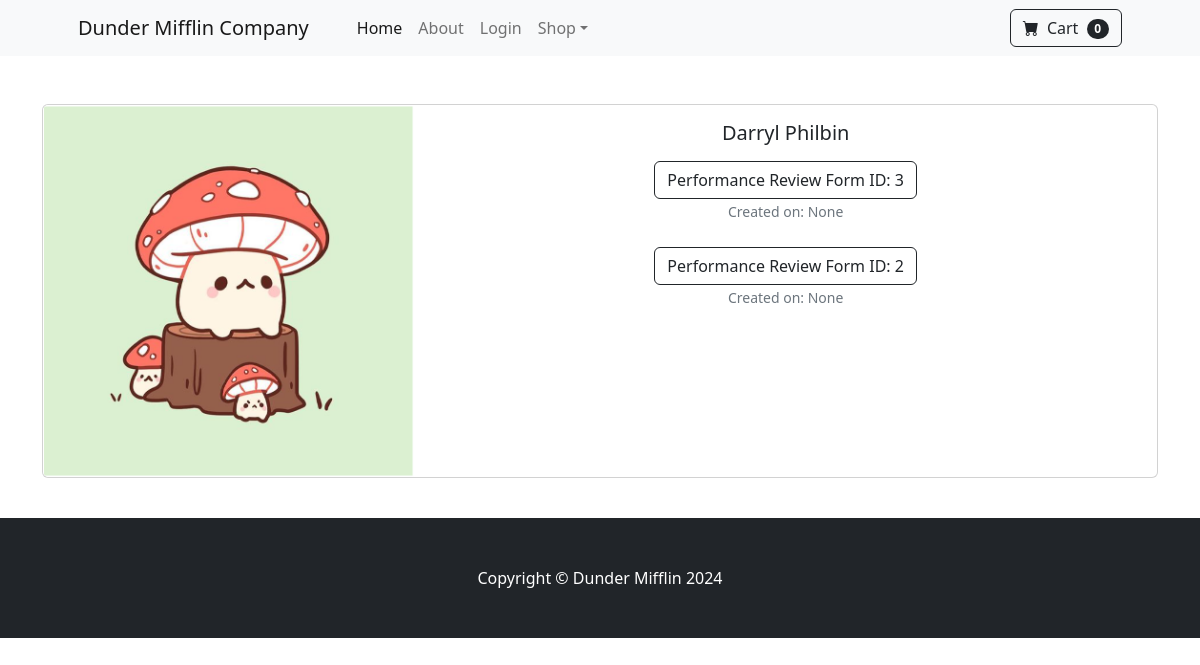
The app's page /employee/DM002, older data.
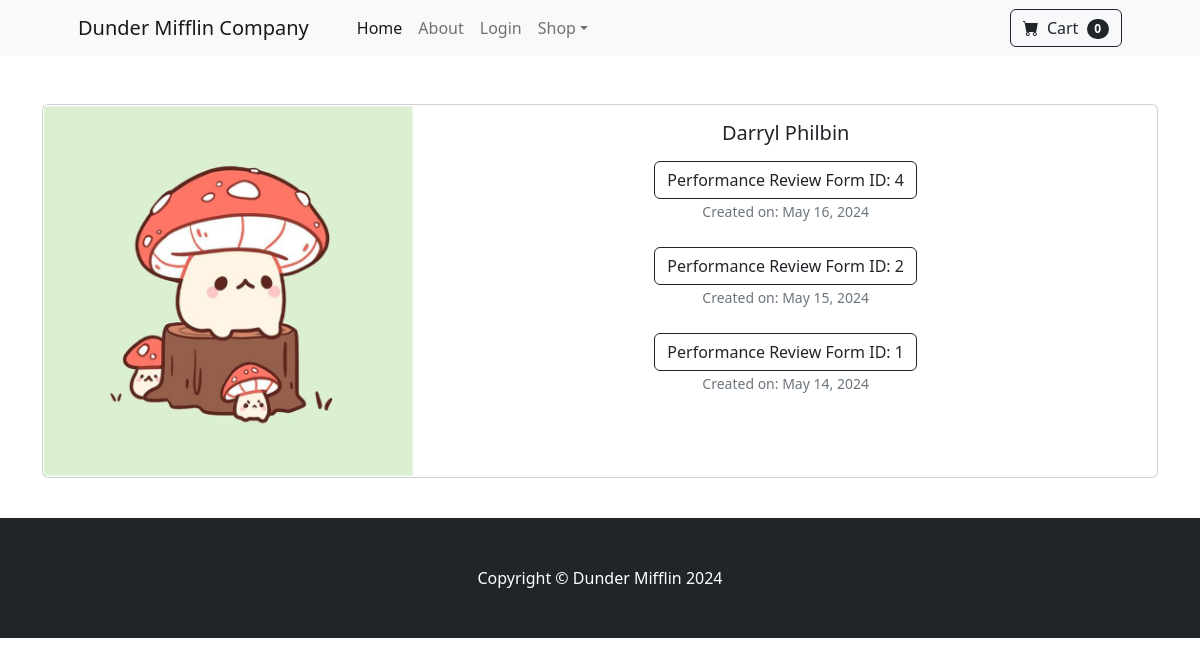
The same page, newer data.
### performancereview/models.py (models this page shows, shortened)
class Employee(models.Model):
	first_name = models.CharField(max_length=50)
	last_name = models.CharField(max_length=50)
	employeeID = models.CharField(max_length=30, primary_key=True)
	address = models.CharField(max_length=100, blank=True)
	phone = models.CharField(max_length=10, blank=True)
	email = models.EmailField(max_length=100)
	position = models.CharField(max_length=50)
	image = models.ImageField(upload_to='uploads/employee/', default='')
	password = models.CharField(max_length=100, blank=True, null=True)
	hireDate = models.CharField(max_length=50, blank=True, null=True)

class PerformanceReview(models.Model):
    EXCELLENT = '5-Excellent'
    EXCEEDS_EXPECTATIONS = '4-Exceeds Expectations'
    MEETS_EXPECTATIONS = '3-Meets Expectations'
    NEEDS_IMPROVEMENT = '2-Needs Improvement'
    UNACCEPTABLE = '1-Unacceptable'
    RATING_CHOICES = [
        (EXCELLENT, '5-Excellent'),
        (EXCEEDS_EXPECTATIONS, '4-Exceeds Expectations'),
        (MEETS_EXPECTATIONS, '3-Meets Expectations'),
        (NEEDS_IMPROVEMENT, '2-Needs Improvement'),
        (UNACCEPTABLE, '1-Unacceptable'),
    ]
    employeeName = models.CharField(max_length=100)
    employeeID = models.ForeignKey(Employee, on_delete=models.CASCADE)
    position = models.CharField(max_length=50)
    dateOfReview = models.DateField(max_length=30)
    timeOfReview = models.TimeField(max_length=30)
    jobKnowledge = models.CharField(max_length=30, choices=RATING_CHOICES)
    workQuality = models.CharField(max_length=30, choices=RATING_CHOICES)
    initiative = models.CharField(max_length=30, choices=RATING_CHOICES)
    communication = models.CharField(max_length=30, choices=RATING_CHOICES)
    dependability = models.CharField(max_length=30, choices=RATING_CHOICES)
    overallFeedback = models.TextField(max_length=2000, blank=True, null=True)

### performancereview/views.py (the view)
# urls.py: path('employee/<str:employeeID>', views.employee, name='employee'),
def employee(request, employeeID):
    try:
        employee = Employee.objects.get(employeeID=employeeID)
        performancereviews = PerformanceReview.objects.filter(employeeID=employee).order_by('-dateOfReview')
        return render(request, 'employee.html', {
            'employee': employee,
            'performancereviews': performancereviews
        })
    except Employee.DoesNotExist:
        messages.error(request, "Employee not found.")
        return redirect('home')

### performancereview/templates/employee.html
{% extends 'base.html' %}
{% block content %}
<div class="container">
    <br><br>
    <div class="card mb-3">
        <div class="row g-0">
            <div class="col-md-4">
                <img src="{{ employee.image.url }}" class="img-fluid rounded-start" alt="...">
            </div>
            <div class="col-md-8">
                <div class="card-body">
                    <center>
                        <h5 class="card-title">{{ employee.first_name }} {{ employee.last_name }}</h5>
                        <p class="card-text">
                            {% for performancereview in performancereviews %}
                                <div class="performance-review">
                                    <div class="card-footer p-4 pt-0 border-top-0 bg-transparent">
                                        <div class="text-center">
                                            <a class="btn btn-outline-dark mt-auto" href="{% url 'performancereviewdisplay' performancereview.id %}">
                                                Performance Review Form ID: {{ performancereview.id }}
                                            </a>
                                        </div>
                                        <small class="text-muted">Created on: {{ performancereview.dateOfReview }}</small>
                                    </div>
                                </div>
                            {% empty %}
                                <p class="card-text">No performance reviews found for this employee.</p>
                            {% endfor %}
                        </p>
                    </center>
                </div>
            </div>
        </div>
    </div>
    <br>
</div>
{% endblock %}

### performancereview/templates/base.html (shortened to what this page needs)
{%  load static %}
<!DOCTYPE html>
<html lang="en">
    <head>
        <link href="https://cdn.jsdelivr.net/npm/bootstrap-icons@1.5.0/font/bootstrap-icons.css" rel="stylesheet" />
        <link href="{% static 'css/styles.css' %}" rel="stylesheet" />
    </head>
    <body>
        {% include 'navbar.html' %}
        {% block content %}
        {% endblock %}
        <footer class="py-5 bg-dark">
            <div class="container"><p class="m-0 text-center text-white">Copyright &copy; Dunder Mifflin 2024</p></div>
        </footer>
    </body>
</html>

### performancereview/templates/navbar.html (shortened to what this page needs)
        <nav class="navbar navbar-expand-lg navbar-light bg-light">
            <div class="container px-4 px-lg-5">
                <a class="navbar-brand" href="{% url 'home' %}">Dunder Mifflin Company</a>
                <div class="collapse navbar-collapse" id="navbarSupportedContent">
                    <ul class="navbar-nav me-auto mb-2 mb-lg-0 ms-lg-4">
                        <li class="nav-item"><a class="nav-link active" aria-current="page" href="{% url 'home' %}">Home</a></li>
                        <li class="nav-item"><a class="nav-link" href="{% url 'about' %}">About</a></li>
                        {% if user.is_authenticated %}
                        <li class="nav-item"><a class="nav-link" href="{% url 'logout' %}">Logout</a></li>
                        {% else %}
                        <li class="nav-item"><a class="nav-link" href="{% url 'login' %}">Login</a></li>
                        {% endif %}
                        <li class="nav-item dropdown">
                            <a class="nav-link dropdown-toggle" id="navbarDropdown" href="#" role="button" data-bs-toggle="dropdown" aria-expanded="false">Shop</a>
                        </li>
                    </ul>
                    <form class="d-flex">
                        <button class="btn btn-outline-dark" type="submit">
                            <i class="bi-cart-fill me-1"></i>
                            Cart
                            <span class="badge bg-dark text-white ms-1 rounded-pill">0</span>
                        </button>
                    </form>
                </div>
            </div>
        </nav>

Row changes from the older to the newer data that the page shows:
removed PerformanceReview: id "3", dateOfReview "None"
added PerformanceReview: id "4", dateOfReview "May 16, 2024"
changed PerformanceReview id 2: dateOfReview "None" → "May 15, 2024"
added PerformanceReview: id "1", dateOfReview "May 14, 2024"
